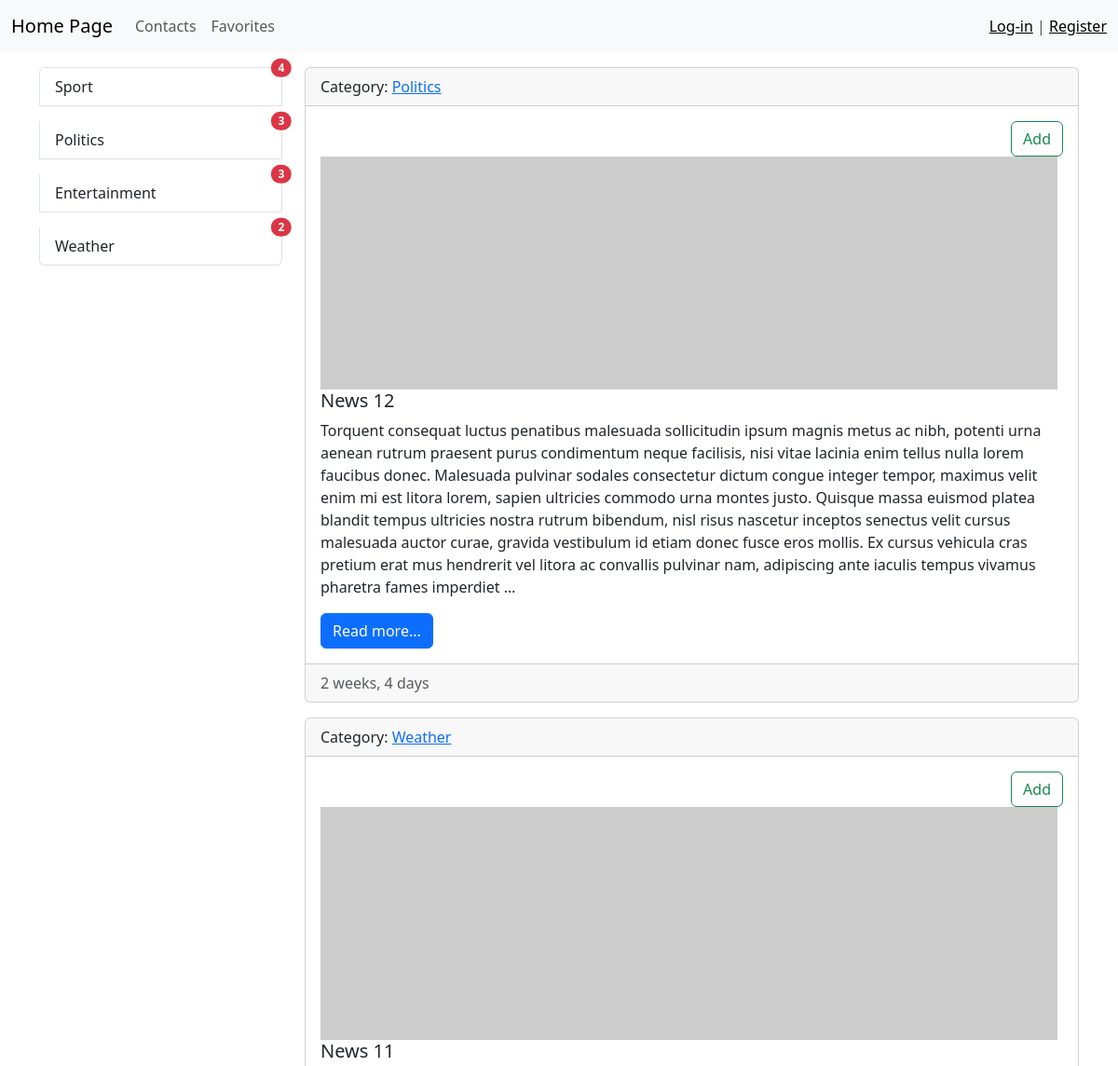
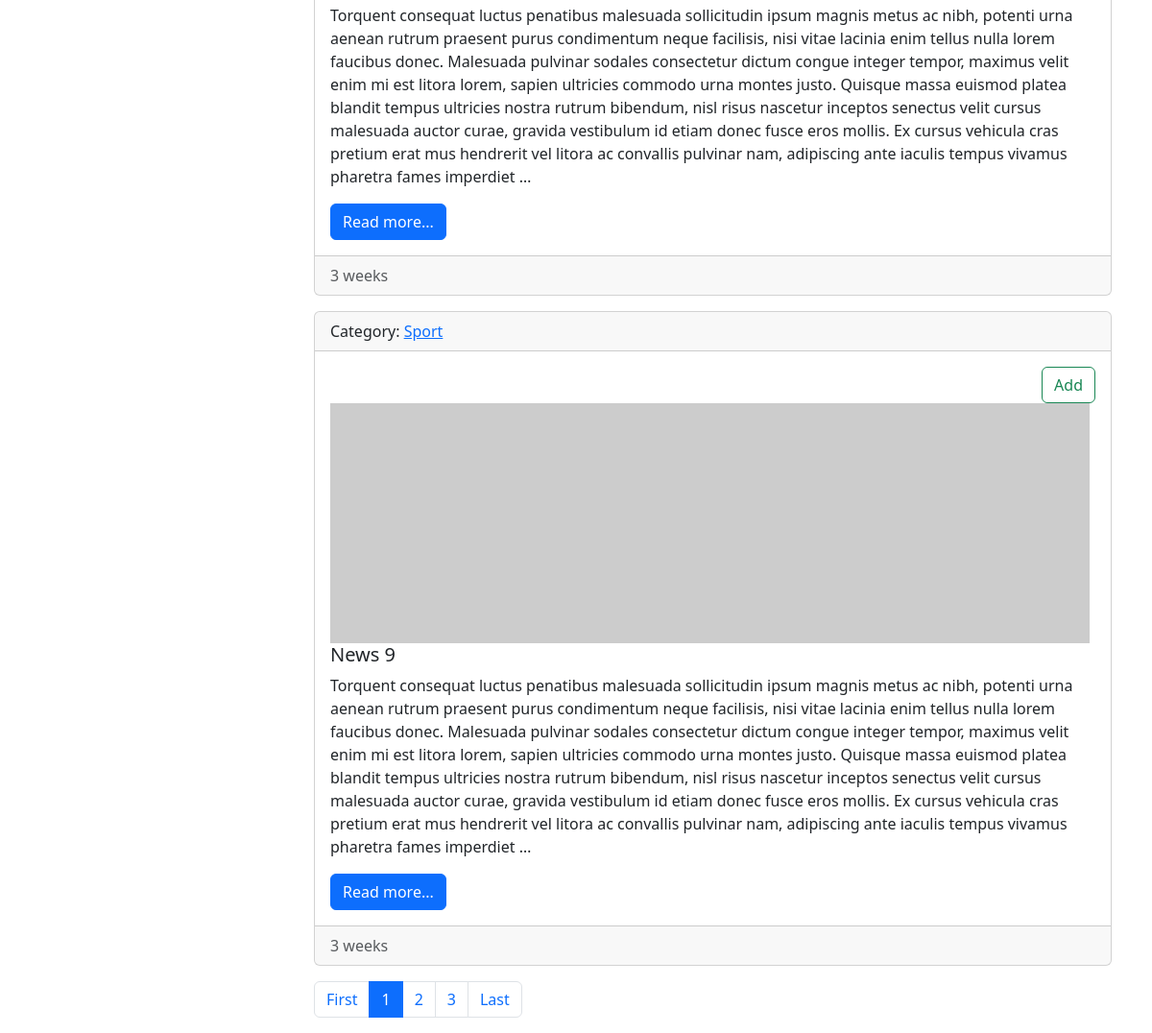
The page / on the database its author committed (2 pictures, top to bottom).
### news/models.py (models this page shows, shortened)
class Category(models.Model):
    name = models.CharField(max_length=255)
    def __str__(self):
        return self.name
    def get_absolute_url(self):
        return reverse('category', kwargs={'pk': self.pk})
    class Meta:
        verbose_name_plural = 'categories'
        ordering = ['name']

class News(models.Model):
    title = models.CharField(max_length=255)
    content = models.TextField(blank=True)
    created_at = models.DateTimeField(auto_now_add=True)
    updated_at = models.DateTimeField(auto_now=True)
    photo = models.ImageField(upload_to='photos/%Y/%m/%d/', blank=True)
    is_published = models.BooleanField(default=True)
    category = models.ForeignKey(Category, on_delete=models.CASCADE)
    views = models.IntegerField(default=0)
    favorites = models.BooleanField(default=False)
    def get_absolute_url(self):
        return reverse('detail_news', kwargs={'pk': self.pk})
    class Meta:
        verbose_name = 'News'
        verbose_name_plural = 'News'
        ordering = ['-created_at']

### news/views.py (the view)
# urls.py: path('', HomeNews.as_view(), name='home'),
class HomeNews(MixinNews, ListView):
    def get_queryset(self):
        return News.objects.filter(is_published=True).select_related('category')

### news/templatetags/news_tags.py (called while the page is built)
@register.inclusion_tag('news/list_categories.html')
def show_categories():
    categories = Category.objects.filter(news__is_published=True).annotate(cnt=Count('news')).filter(cnt__gt=0)
    return {'categories': categories}

### news/utils.py (called while the page is built)
    def get_context_data(self, *, object_list=None, **kwargs):
        context = super().get_context_data(**kwargs)
        context['title'] = 'News'
        return context

### news/templates/news/index.html (shortened to what this page needs)
{% extends 'base.html' %}
{% block sidebar %}
{% include '_inc/_sidebar.html' %}
{% endblock sidebar %}
{% block content%}
{% for item in news %}
<div class="card mb-3">
    <div class="card-header">
        Category: <a href="{{ item.category.get_absolute_url}}">{{ item.category }}</a>
    </div>
    <div class="card-body">
        <div align="right">
        {% include 'favorites/add_to_favorites.html' with id=item.id %}
        </div>
        {% if item.photo %}
        <img src="{{ item.photo.url }}" alt="" width="250" height="200" class="float-left">
        {% else %}
        <img src="https://picsum.photos/id/791/250/200/?blur" alt="" class="float-left mr-3">
        {% endif %}
         <h5 class="card-title">{{ item.title}}</h5>
        <p class="card-text">{{ item.content|truncatewords:100 }}</p>
        <a href="{{ item.get_absolute_url}}" class="btn btn-primary">Read more...</a>
    </div>
    <div class="card-footer text-muted">
        {{ item.created_at|timesince }}
    </div>
</div>
{% endfor%}
{% endblock content %}

### templates/base.html (shortened to what this page needs)
<!doctype html>
{% load static%}
<html lang="en">
<head>
    <link href="{% static 'bootstrap/css/bootstrap.min.css' %}" rel="stylesheet">
</head>
<body>
{% include '_inc/_navbar.html' %}
<div class="container mt-3">
    <div class="row">
        <div class="col-md-3">
            {% block sidebar %}{% endblock sidebar%}
        </div>
        <div class="col-md-9">
            {% block content %}
            {% endblock content %}
            {% if page_obj.paginator.num_pages > 1 %}
            <nav aria-label="...">
                <ul class="pagination">
                    <li class="page-item">
                        <a class="page-link" href="?page=1">First</a>
                    </li>
                    {% for p in page_obj.paginator.page_range %}
                    {% if page_obj.number == p %}
                    <li class="page-item active" aria-current="page">
                        <a class="page-link" href="?page={{ p }}">{{ p }}</a>
                    </li>
                    {% elif p > page_obj.number|add:-3 and p < page_obj.number|add:3 %}
                    <li class="page-item"><a class="page-link" href="?page={{ p }}">{{ p }}</a></li>
                    {% endif %}
                    {% endfor %}
                    <li class="page-item">
                        <a class="page-link" href="?page={{ page_obj.paginator.num_pages }}">Last</a>
                    </li>
                </ul>
            </nav>
            {% endif %}
        </div>
    </div>
</div>
</body>
</html>

### templates/_inc/_navbar.html (shortened to what this page needs)
<nav class="navbar navbar-expand-lg bg-light">
    <div class="container-fluid">
        <a class="navbar-brand" href="{% url 'home' %}">Home Page</a>
        <div class="collapse navbar-collapse" id="navbarSupportedContent">
            <ul class="navbar-nav me-auto mb-2 mb-lg-0">
                <li class="nav-item">
                    <a class="nav-link" href="{% url 'send_message' %}">Contacts</a>
                </li>
                <li class="nav-item">
                    <a class="nav-link" href="{% url 'favorites:favorites_list' %}">Favorites</a>
                </li>
            </ul>
            <span class="navbar-text">
                {% if request.user.is_authenticated %}
                Hello, {{ request.user.username }} | <a href="{% url 'logout' %}">Loq-out</a>
                {% else %}
                <a href="{% url 'login' %}">Log-in</a> | <a href="{% url 'register' %}">Register</a>
                {% endif %}
            </span>
        </div>
    </div>
</nav>

### templates/_inc/_sidebar.html (shortened to what this page needs)
{% load news_tags %}
{% show_categories %}

### news/templates/news/list_categories.html
<div class="list-group">
    {% for category in categories %}
    <a href="{{ category.get_absolute_url }}" class="list-group-item list-group-item-action mb-3" aria-current="true">
        {{ category.name }}
        <span class="position-absolute top-0 start-100 translate-middle badge rounded-pill bg-danger">
            {{category.cnt}}
        </span>
    </a>
    {% endfor %}
</div>

### favorites/templates/favorites/add_to_favorites.html (shortened to what this page needs)
<form action="{% url 'favorites:add_to_favorites' id=id %}" method="post">
    <button type="submit" class="btn btn-outline-success">Add</button>
</form>

### rows shown on the page
Category: name "Sport", cnt "4"
Category: name "Politics", cnt "3"
Category: name "Entertainment", cnt "3"
Category: name "Weather", cnt "2"
News: category "Politics", title "News 12", content "Torquent consequat luctus penatibus malesuada sollicitudin ipsum magnis metus ac nibh, potenti urna aenean rutrum praesent purus condimentum neque facilisis, nisi vitae lacinia enim tellus nulla lorem faucibus donec. Malesuada pulvinar sodales consectetur dictum congue integer tempor, maximus velit enim mi est litora lorem, sapien ultricies commodo urna montes justo. Quisque massa euismod platea blandit tempus ultricies nostra rutrum bibendum, nisl risus nascetur inceptos senectus velit cursus malesuada auctor curae, gravida vestibulum id etiam donec fusce eros mollis. Ex cursus vehicula cras pretium erat mus hendrerit vel litora ac convallis pulvinar nam, adipiscing ante iaculis tempus…", created_at "2 weeks, 4 days"
News: category "Weather", title "News 11", content "Torquent consequat luctus penatibus malesuada sollicitudin ipsum magnis metus ac nibh, potenti urna aenean rutrum praesent purus condimentum neque facilisis, nisi vitae lacinia enim tellus nulla lorem faucibus donec. Malesuada pulvinar sodales consectetur dictum congue integer tempor, maximus velit enim mi est litora lorem, sapien ultricies commodo urna montes justo. Quisque massa euismod platea blandit tempus ultricies nostra rutrum bibendum, nisl risus nascetur inceptos senectus velit cursus malesuada auctor curae, gravida vestibulum id etiam donec fusce eros mollis. Ex cursus vehicula cras pretium erat mus hendrerit vel litora ac convallis pulvinar nam, adipiscing ante iaculis tempus…", created_at "3 weeks"
News: category "Sport", title "News 9", content "Torquent consequat luctus penatibus malesuada sollicitudin ipsum magnis metus ac nibh, potenti urna aenean rutrum praesent purus condimentum neque facilisis, nisi vitae lacinia enim tellus nulla lorem faucibus donec. Malesuada pulvinar sodales consectetur dictum congue integer tempor, maximus velit enim mi est litora lorem, sapien ultricies commodo urna montes justo. Quisque massa euismod platea blandit tempus ultricies nostra rutrum bibendum, nisl risus nascetur inceptos senectus velit cursus malesuada auctor curae, gravida vestibulum id etiam donec fusce eros mollis. Ex cursus vehicula cras pretium erat mus hendrerit vel litora ac convallis pulvinar nam, adipiscing ante iaculis tempus…", created_at "3 weeks"

### other values the page prints
{{ p }} "1"
{{ p }} "2" "3"
